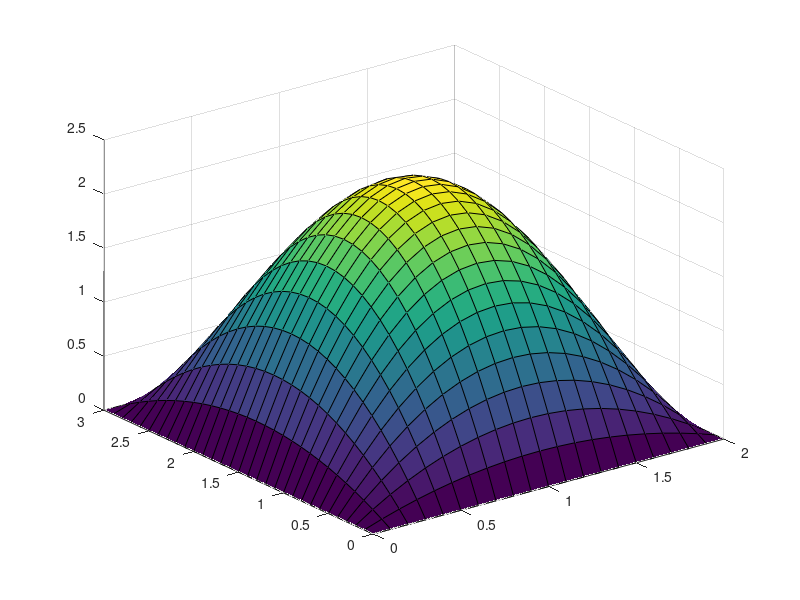

Write the MATLAB code that produced this figure. (Note: this script raises an error after producing the figure.)
clc; close all; clear

% VARIABLES
L = 2;
H = 3;

u_e = @(x, y, t) x.*(L-x).*y.*(H-y).*(1+1/2.*t);

c = 6;
g = @(x, y, t) 0.5 .* u_e(x, y, t);
s = @(x, y, t) 2.*c^2 .* (1 + 0.5.*t) .* (y .* (H-y) + x .* (L-x)); 

lambda = 0.25; % constant courant number
lambda2 = lambda^2;

delta = 0.1;

animated_plot = 0;

grid_size = 1; % physical size of grid
t_f = 1; % end time of sim

n = round(grid_size/delta); % calculating spatial grid points to maintain constant courant number

dt = lambda*delta/c;
t_n = t_f/dt;

% ANALYTICAL SOLUTION

x = linspace(0,L,L/delta+1);
y = linspace(0,H,H/delta+1);
t = 0:dt:t_f;

[X,Y] = meshgrid(x, y);

u_initial = u_e(X, Y, 0);
results_analytical = zeros(length(y), length(x), length(t));
for i = 1:length(t)
    results_analytical(:,:,i) = u_e(X, Y, t(i));
end

surf(X,Y,results_analytical(:,:,1))

% loop to find solutions, use if statements for boundary conditions
u = zeros(length(y), length(x), length(t));     % preallocate u for speed
u(:,:,1) = u_initial;
u(:,:,2) = u_initial;
for k = 2:length(t)
    for j = 1:length(y)
        for i = 1:length(x)
            % enforcing boundary conditions
            if i == 1 || j == 1 || i == length(x) || j == length(y) 
                u(j,i,k+1) = 0;
            else
                if k == 1
                    % THIS LINE SUCKS AND IT'S WRONG and i hate it
                    u(j,i,k+1) = (1-2*lambda2)*u(j,i,k)+0.5*lambda2*(u(j,i+1,k)+u(j,i-1,k)+u(j+1,i,k)+u(j-1,i,k));
                else
                    u(j,i,k+1) = 2*(1-2*lambda2)*u(j,i,k)+lambda2*(u(j,i+1,k)+u(j,i-1,k)+u(j+1,i,k)+u(j-1,i,k))-u(j,i,k-1);
                end
            end
        end
    end
end

results_numerical = u;

if animated_plot
filename = 'manufactured solutions.gif';
gif(filename)
for time = 1:t_n
    subplot(1,2,1)
    surf(X, Y, results_numerical(:,:,time));
    axis([0 L 0 H]);
    title('numerical solution')
    subplot(1,2,2)
    surf(X, Y, results_analytical(:,:,time));
    axis([0 L 0 H]);
    title('analytical solution')
    if time == 1
        gif(filename);
    else
        gif('DelayTime', 1/60)
    end
end
end

figure()
epsilon_array = zeros(1, length(t));
for time = 1:length(t)
    tosum = (results_numerical(:,:,time) - results_analytical(:,:,time)).^2;
    sum2 = sum(tosum, 'all');
    eps = sqrt(delta^2.*sum2);
    epsilon_array(time) = eps;
end

plot(t, epsilon_array)
xlabel('Time elapsed [s]')
ylabel('Error (epsilon) [m]')
title('Error against elapsed time')

